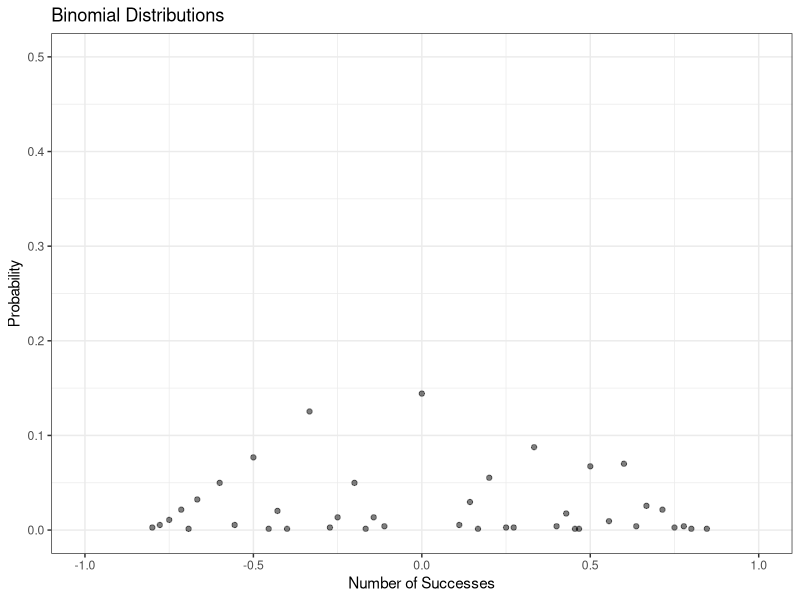
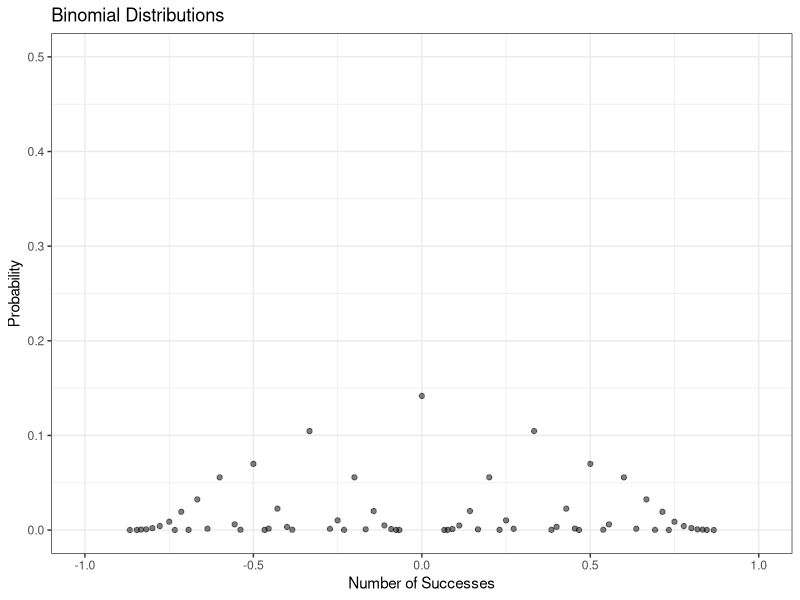
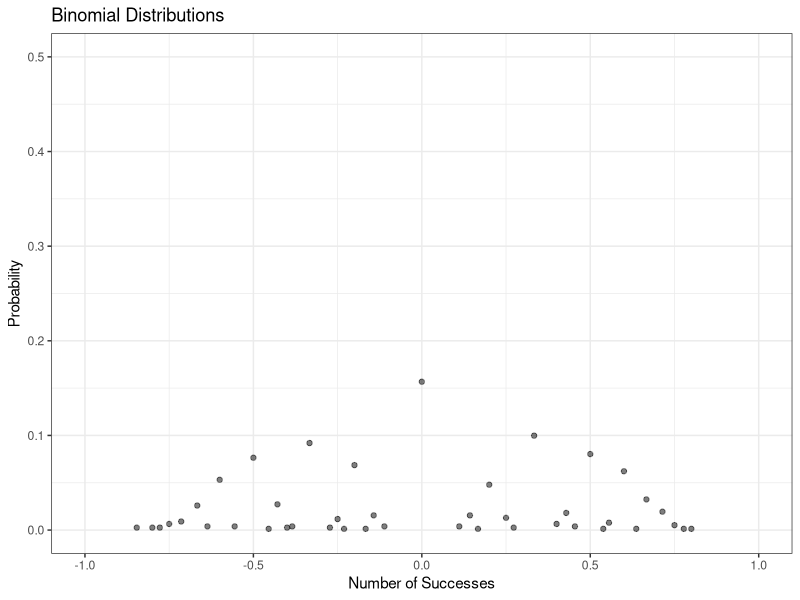
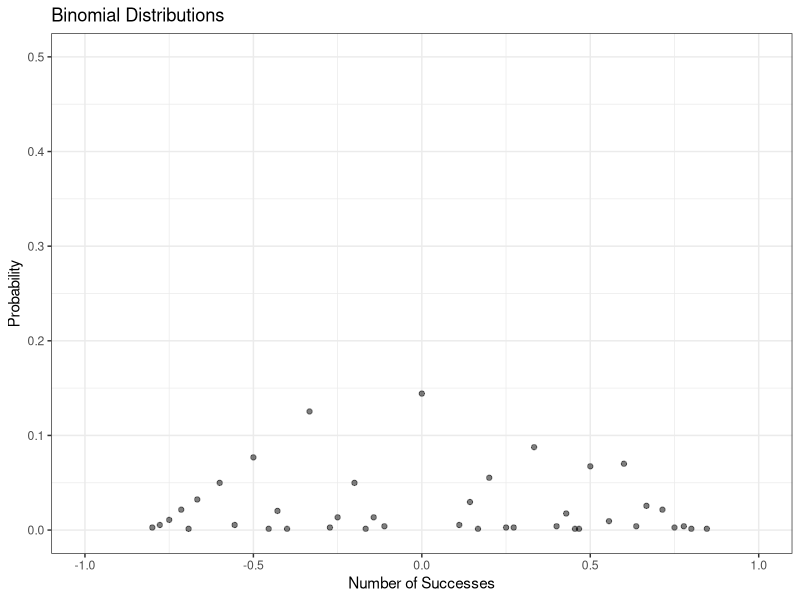
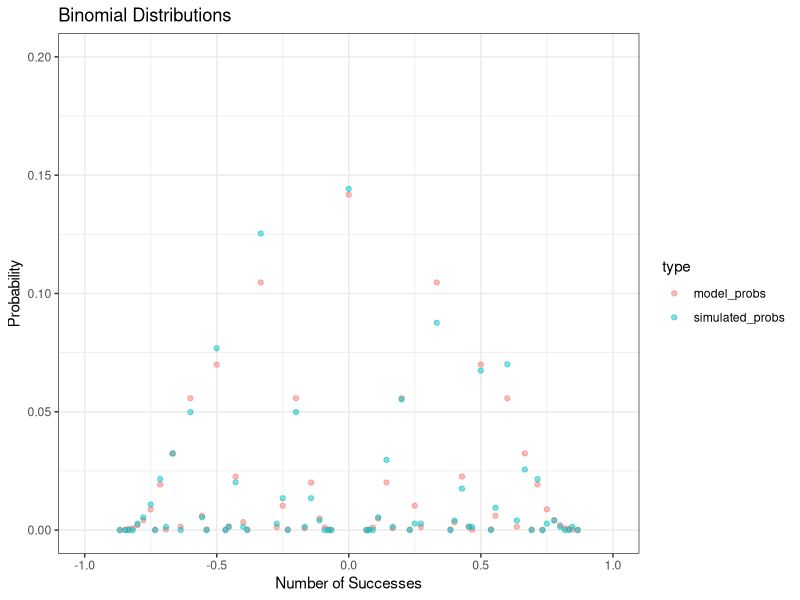
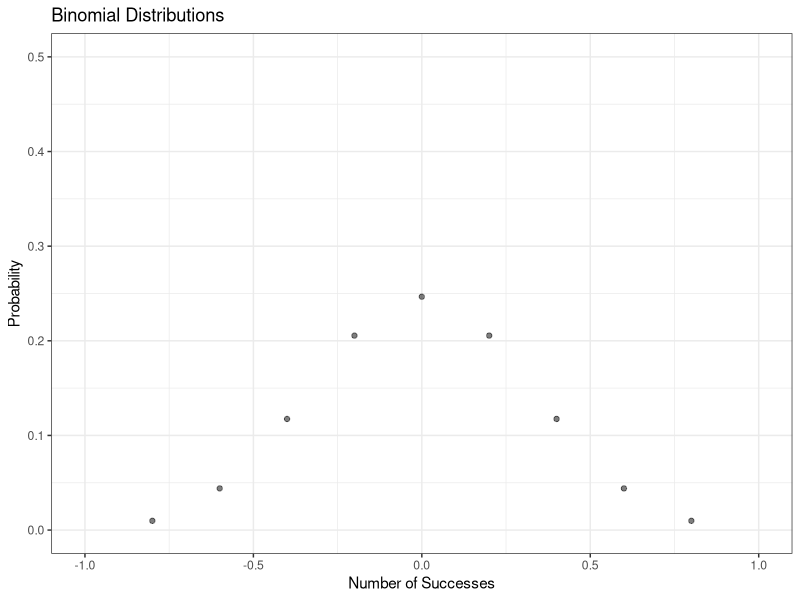
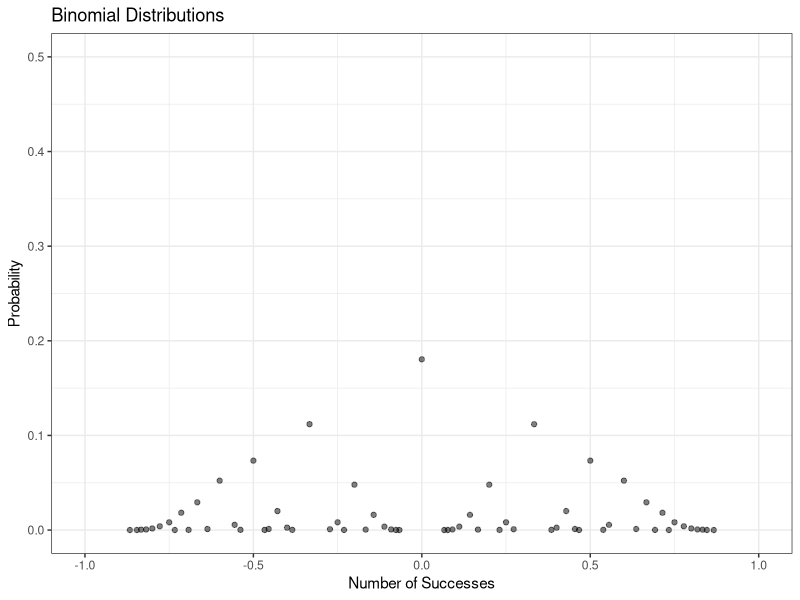

These figures' R source, in order: (Note: this script raises an error after producing the figures.)
## ---- chunk 1
max_depth <- 200
average_pois <- 5
number_of_sites <- 1000

read_depth_pos <- seq(2,max_depth)
pois_distr <- dpois(read_depth_pos,average_pois)

read_depth_disrt_pois <- sample(read_depth_pos,number_of_sites,replace = TRUE, prob = pois_distr)
as.data.frame(table(read_depth_disrt_pois))


## ---- chunk 2
max_depth <- 200
average_exp <- 4
number_of_sites <- 1000

read_depth_exp <- seq(2,max_depth)
exp_distr <- dexp(read_depth_exp,1/average_exp)


read_depth_distr_exp <- sample(read_depth_exp,number_of_sites,replace = TRUE, prob = exp_distr)
read_depth_distr_exp <- ceiling(rexp(number_of_sites,1/average_exp)) + 1

as.data.frame(table(read_depth_distr_exp))

## ---- chunk 3
pois_distr_gen <- function(max_depth,average_pois, number_of_sites, min_depth = 2){
  read_depth_pos <- seq(min_depth,max_depth)
  pois_distr <- dpois(read_depth_pos,average_pois)
  
  read_depth_disrt_pois <- sample(read_depth_pos,number_of_sites,replace = TRUE, prob = pois_distr)
  
  return(read_depth_disrt_pois)
}
## ---- chunk 4
pois_distr_gen(500, 10, 100)
## ---- chunk 5
snp_simulator_2n_4n <- function(current_ploidy, read_depth_table,central_prop = 0) {
  
  read_depth_table <- as.data.frame(table(read_depth_table))
  read_depth_table$read_depth_table <- as.numeric(as.character(read_depth_table$read_depth_table))

  # Define biallelic frequencies for different ploidies
  biallelic_freqs_diploid <- list(c(0.5, 0.5))
  biallelic_freqs_triploid <- list(c(1/3, 2/3))
  biallelic_freqs_tetraploid <- list(c(0.5,0.5),c(0.25, 0.75))
  

  # Get corresponding biallelic frequencies
  if (current_ploidy == 2) {
    biallelic_freqs <- biallelic_freqs_diploid
    all_props <- snp_gen_non_tetraploid(biallelic_freqs, read_depth_table)
  } else if (current_ploidy == 3) {
    biallelic_freqs <- biallelic_freqs_triploid
    all_props <- snp_gen_non_tetraploid(biallelic_freqs, read_depth_table)
  } else if (current_ploidy == 4){
    biallelic_freqs <- biallelic_freqs_tetraploid
    all_props <- snp_gen_tetraploid(biallelic_freqs, read_depth_table,central_prop)
  }
  colnames(all_props) <- c("read_depth","reads_a","reads_b","prop_a","prop_b")
  all_props$prop_diff <- all_props$prop_a - all_props$prop_b
  return(all_props)
}


snp_gen_non_tetraploid <- function(biallelic_freqs, read_depth_table) {
  # Initialize empty matrix to store allele proportions
  #all_props <- matrix(nrow = n_sites, ncol = 5)
  all_props <- data.frame()
  
  # Simulate for each SNP site
  for (i in 1:nrow(read_depth_table)) {
    read_depth <- read_depth_table[i,1]
    read_depth_freq <- read_depth_table[i,2]
    #print(biallelic_freqs[[1]])
    
    for (site in 1:read_depth_freq) {
      # Sample alleles based on frequencies
      alleles <- sample(c("A", "B"), size = read_depth, prob = biallelic_freqs[[1]], replace = TRUE)
      
      alleles_a <- sum(alleles == "A")
      alleles_b <- sum(alleles == "B")
      
      # Estimate allele proportions
      prop_a <- alleles_a / read_depth
      prop_b <- alleles_b / read_depth  
      
      all_props <- rbind(all_props,c(read_depth,alleles_a,alleles_b,prop_a, prop_b))
    }
  }
  # Return allele proportions
  return(all_props)
}


snp_gen_tetraploid <- function(biallelic_freqs, read_depth_table, central_prop) {
  # Initialize empty matrix to store allele proportions
  #all_props <- matrix(nrow = n_sites, ncol = 5)
  
  out_ward_prop <- (1-central_prop)
  all_props <- data.frame()
  
  # Simulate for each SNP site
  for (i in 1:nrow(read_depth_table)) {
    read_depth <- read_depth_table[i,1]
    read_depth_freq <- read_depth_table[i,2]
    
    biallelic_type_tbl <- table(sample(c("c", "o"), size = read_depth_freq, prob = c(central_prop,out_ward_prop), replace = TRUE))
    
    read_depth_c <- biallelic_type_tbl["c"]
    read_depth_o <- biallelic_type_tbl["o"]
    #print(biallelic_freqs[[1]])
    
    if (!is.na(read_depth_c)) {
      for (site in 1:read_depth_c) {
        # Sample alleles based on frequencies
        alleles <- sample(c("A", "B"), size = read_depth, prob = biallelic_freqs[[1]], replace = TRUE)
        
        alleles_a <- sum(alleles == "A")
        alleles_b <- sum(alleles == "B")
        
        # Estimate allele proportions
        prop_a <- alleles_a / read_depth
        prop_b <- alleles_b / read_depth  
        
        all_props <- rbind(all_props,c(read_depth,alleles_a,alleles_b,prop_a, prop_b))
      }
    }
    #print(!is.na(read_depth_o))
    if (!is.na(read_depth_o)) {
      for (site in 1:read_depth_o) {
        # Sample alleles based on frequencies
        alleles <- sample(c("A", "B"), size = read_depth, prob = biallelic_freqs[[2]], replace = TRUE)
        
        alleles_a <- sum(alleles == "A")
        alleles_b <- sum(alleles == "B")
        
        # Estimate allele proportions
        prop_a <- alleles_a / read_depth
        prop_b <- alleles_b / read_depth  
        
        all_props <- rbind(all_props,c(read_depth,alleles_a,alleles_b,prop_a, prop_b))
      }
    }
  }
  # Return allele proportions
  return(all_props)
}

simulation_table_gen <- function(current_ploidy, read_depth_distrib, central_prop){
  
  simulation_table <- snp_simulator_2n_4n(current_ploidy, read_depth_distrib,central_prop)
  
  inversion_vector <- sample(c(-1,1), size = length(simulation_table$prop_diff),replace = TRUE)
  simulation_table$prop_diff <- simulation_table$prop_diff * inversion_vector
  
  simulation_test_table <- as.data.frame(table(simulation_table$prop_diff))
  simulation_test_table$Var1 <- as.numeric(as.character(simulation_test_table$Var1))
  
  simulation_test_table <- simulation_test_table[!(simulation_test_table$Var1 %in% c(-1,1)),]
  
  simulation_test_table$probs <- simulation_test_table$Freq/sum(simulation_test_table$Freq)
  
  return(simulation_test_table)
  }

## ---- chunk 6
max_depth <- 200
average_pois <- 5
number_of_sites <- 1000

read_depth_pos <- seq(2,max_depth)
pois_distr <- dpois(read_depth_pos,average_pois)

read_depth_disrt_pois <- sample(read_depth_pos,number_of_sites,replace = TRUE, prob = pois_distr)
#as.data.frame(table(read_depth_disrt_pois))

pois_depth_distr <- as.data.frame(table(read_depth_disrt_pois))
pois_depth_distr$read_depth_disrt_pois <- as.numeric(as.character(pois_depth_distr$read_depth_disrt_pois))
pois_depth_distr
## ---- chunk 7
current_ploidy <- 4
read_depth_table <- read_depth_disrt_pois
central_prop <- 0.2

tetraplod_test <- snp_simulator_2n_4n(current_ploidy, read_depth_table,central_prop)

inversion_vector <- sample(c(-1,1), size = length(tetraplod_test$prop_diff),replace = TRUE)
tetraplod_test$prop_diff <- tetraplod_test$prop_diff * inversion_vector

tetraplod_test_table <- as.data.frame(table(tetraplod_test$prop_diff))
tetraplod_test_table$Var1 <- as.numeric(as.character(tetraplod_test_table$Var1))

tetraplod_test_table <- tetraplod_test_table[!(tetraplod_test_table$Var1 %in% c(-1,1)),]

tetraplod_test_table$probs <- tetraplod_test_table$Freq/sum(tetraplod_test_table$Freq)



## ---- chunk 8

library(ggplot2)


# Plot the distributions
ggplot(tetraplod_test_table, aes(x = Var1, y = probs)) +
  geom_point(alpha = 0.5) +  # Line for first distribution  
  labs(title = "Binomial Distributions", 
       x = "Number of Successes", 
       y = "Probability") +
  xlim(-1,1) + 
  ylim(0,0.5) +
  #scale_x_continuous(breaks = seq(0, max(c(n1, n2)), 5)) +  # Adjust x-axis breaks for clarity
  theme_bw()  # Use black and white theme

## ---- chunk 9
compute_base_probability_table <- function(max_read_depth,peak_probs_list){
  
  probability_table <- data.frame()
  
  for (read_depth in c(2:max_read_depth)){
    for (peak_prob_name in names(peak_probs_list)){
      data_r <-restricted_freq_distr_viable(read_depth, peak_probs_list[[peak_prob_name]])
      data_r$peak_type <- peak_prob_name
      #data_r$read_depth <- read_depth
      probability_table <- rbind(probability_table, data_r)
    }
  }
  return(probability_table)
}



restricted_freq_distr_viable <- function(read_depth, peak_probs){
  reads_a <- seq(1,read_depth-1,1)
  reads_b <- seq(read_depth-1,1,-1)
  
  # Strong future optimization of this double binom estimation 
  read_binom_probs_a <- dbinom(reads_a,size = read_depth, prob = peak_probs[1])
  read_binom_probs_b <- dbinom(reads_a,size = read_depth, prob = peak_probs[2])
  
  final_freqs <- (reads_a - reads_b) / read_depth
  
  final_freqs_probs <- (read_binom_probs_a + read_binom_probs_b ) / (sum(read_binom_probs_a,read_binom_probs_b))
  
  final_df <- data.frame(read_depth = read_depth, reads_a = reads_a , reads_b = reads_b,freqs = final_freqs, probs = final_freqs_probs)
  
  return(final_df)
  
}

compute_pmf_probs_4n <- function(base_prob_table, read_depth_distr, central_prop, ploidy_peak_types){
  read_depth_table <- as.data.frame(table(read_depth_distr))
  read_depth_table$depth_prob <- read_depth_table$Freq / sum(read_depth_table$Freq) 
  
  out_ward_prop <- (1-central_prop)
  
  filtered_base_table <- base_prob_table[(base_prob_table$read_depth %in% read_depth_table$read_depth_distr) &
                                         (base_prob_table$peak_type %in% ploidy_peak_types),]
  
  
  filtered_base_table[filtered_base_table$peak_type == "0.5_0.5",c("probs")] <- filtered_base_table[filtered_base_table$peak_type == "0.5_0.5",c("probs")] * central_prop

  filtered_base_table[filtered_base_table$peak_type == "0.25_0.75",c("probs")] <- filtered_base_table[filtered_base_table$peak_type == "0.25_0.75",c("probs")] * out_ward_prop
  
  
  filtered_base_table <- merge(filtered_base_table, read_depth_table, by.x = "read_depth", by.y = "read_depth_distr", all.x = TRUE)
  
  filtered_base_table$corrected_probs <- filtered_base_table$probs * filtered_base_table$depth_prob
  
  final_weights <- aggregate(corrected_probs ~ freqs, filtered_base_table, FUN = sum)
  
  # I rest 1 at the end because read depths of 1 get ignored.....
  #final_weights$probs <- final_weights$probs / (length(read_depth_table$read_depth_distr))
  
  return(final_weights)
}

compute_pmf_probs_2n_3n <- function(base_prob_table, read_depth_distr, ploidy_peak_types){
  read_depth_table <- as.data.frame(table(read_depth_distr))
  read_depth_table$depth_prob <- read_depth_table$Freq / sum(read_depth_table$Freq) 
  
  filtered_base_table <- base_prob_table[(base_prob_table$read_depth %in% read_depth_table$read_depth_distr) &
                                         (base_prob_table$peak_type %in% ploidy_peak_types),]
  
  filtered_base_table <- merge(filtered_base_table, read_depth_table, by.x = "read_depth", by.y = "read_depth_distr", all.x = TRUE)
  
  filtered_base_table$corrected_probs <- filtered_base_table$probs * filtered_base_table$depth_prob
  
  final_weights <- aggregate(corrected_probs ~ freqs, filtered_base_table, FUN = sum)
  
  return(final_weights)
}

generate_model_aggregate_func <- function(base_prob_table, current_ploidy, read_depth_distr,central_prop = 0){


  if (current_ploidy == 2) {
    ploidy_peak_types <- c("0.5_0.5")
    model_pmf_weights <- compute_pmf_probs_2n_3n(base_prob_table, read_depth_distr, ploidy_peak_types)
  } else if (current_ploidy == 3) {
    ploidy_peak_types <- c("0.33_0.66")
    model_pmf_weights <- compute_pmf_probs_2n_3n(base_prob_table, read_depth_distr, ploidy_peak_types)
  } else if (current_ploidy == 4){
    ploidy_peak_types <- c("0.25_0.75","0.5_0.5")
    model_pmf_weights <- compute_pmf_probs_4n(base_prob_table, read_depth_distr, central_prop, ploidy_peak_types)
  }
   return(model_pmf_weights)
}

simple_pmf_function <- function(x, final_pmf_weights){
  if (x %in% final_pmf_weights$freqs){
    return(final_pmf_weights[final_pmf_weights$freqs == x, c("probs")])
  }else{
    return(0)
  }
}

modified_pmf_function <- 

simple_cdf_func <- function(x,weights) {
  # Check if weights is a data frame with columns 'freqs' and 'probs'
  if (!all(c("freqs", "probs") %in% names(weights))) {
    stop("weights must be a data frame with columns 'freqs' and 'probs'")
  }
  
  # Sort weights by 'freqs' in ascending order
  weights <- weights[order(weights$freqs), ]

  
  cdf_probs <-c()
  
  for (val in x){
    #print(val)
    # Initialize cumulative probability
    cdf <- 0
    # Loop through weights and calculate cumulative sum
    for (i in 1:nrow(weights)) {
      if (weights$freqs[i] <= val) {
        cdf <- cdf + weights$probs[i]
      } else {
        cdf_probs <- c(cdf_probs,cdf)
        break  # Stop iterating when freqs exceed x
      }
    }
    #print("Precheck")
    #print(weights$freqs[-1])
    if (val >= tail(weights$freqs,n=1)){
      cdf_probs <- c(cdf_probs,1)       
    }
  }
  return(cdf_probs)
}
## ---- chunk 10
max_read_depth <- 500
peak_probs_list <- list("0.25_0.75"= c(0.25,0.75),"0.5_0.5" = c(0.5,0.5), "0.33_0.66" = c(1/3,2/3))

base_probability_test <- compute_base_probability_table(max_read_depth,peak_probs_list)
## ---- chunk 11
#read_depth_distr <- ceiling(rexp(1000,1/4)) + 1
#read_depth_distr <- read_depth_disrt_pois
read_depth_distr <- tetraplod_test[!(tetraplod_test$prop_diff %in% c(-1,1)),"read_depth"]

central_prop <- 0.2
tetraplod_peak_types <- c("0.25_0.75","0.5_0.5")

final_pmf_weights_test <- compute_pmf_probs_4n(base_probability_test, read_depth_distr, central_prop, tetraplod_peak_types)
sum(final_pmf_weights_test$corrected_probs)
## ---- chunk 12
# Plot the distributions
ggplot(final_pmf_weights_test, aes(x = freqs, y = corrected_probs)) +
  geom_point(alpha = 0.5) +  # Line for first distribution  
  labs(title = "Binomial Distributions", 
       x = "Number of Successes", 
       y = "Probability") +
  xlim(-1,1) + 
  ylim(0,0.5) +
  #scale_x_continuous(breaks = seq(0, max(c(n1, n2)), 5)) +  # Adjust x-axis breaks for clarity
  theme_bw()  # U
## ---- chunk 13
size <- 772

#sampled_freqs <- c(final_pmf_weights_test$freqs,-1,1)
#sampled_probs <- c((final_pmf_weights_test$corrected_probs)*0.8,0.1,0.1)

sampled_freqs <- c(final_pmf_weights_test$freqs)
sampled_probs <- c((final_pmf_weights_test$corrected_probs))


sample_from_theo <- sample(sampled_freqs, size = size, replace = TRUE, prob = sampled_probs)

sample_from_theo_tbl <- as.data.frame(table(sample_from_theo))
sample_from_theo_tbl$probs <- sample_from_theo_tbl$Freq/sum(sample_from_theo_tbl$Freq)

sample_from_theo_tbl$freqs <- as.numeric(as.character(sample_from_theo_tbl$sample_from_theo))

## ---- chunk 14
# Plot the distributions
ggplot(sample_from_theo_tbl, aes(x = freqs, y = probs)) +
  geom_point(alpha = 0.5) +  # Line for first distribution  
  labs(title = "Binomial Distributions", 
       x = "Number of Successes", 
       y = "Probability") +
  xlim(-1,1) + 
  ylim(0,0.5) +
  #scale_x_continuous(breaks = seq(0, max(c(n1, n2)), 5)) +  # Adjust x-axis breaks for clarity
  theme_bw()  # U
## ---- chunk 15
# Plot the distributions
ggplot(tetraplod_test_table, aes(x = Var1, y = probs)) +
  geom_point(alpha = 0.5) +  # Line for first distribution  
  labs(title = "Binomial Distributions", 
       x = "Number of Successes", 
       y = "Probability") +
  xlim(-1,1) + 
  ylim(0,0.5) +
  #scale_x_continuous(breaks = seq(0, max(c(n1, n2)), 5)) +  # Adjust x-axis breaks for clarity
  theme_bw()  # Use black and white theme

## ---- chunk 16

model_simu_merge <- merge(final_pmf_weights_test, tetraplod_test_table, by.x = "freqs", by.y = "Var1", all.x = TRUE)
## ---- chunk 17

merge_with_tol <- function(model_pmf, simulation_pmf, tolerance) {
  
  myDists <- outer(model_pmf$freqs, simulation_pmf$sim_freqs, FUN=function(x, y) abs(x - y))
  matches <- which(myDists <= tolerance, arr.ind=TRUE)
  #print(matches)
  #print(c(length(matches[,"col"]),length(simulation_pmf$sim_freqs)))
  if (length(matches[,"col"]) < length(simulation_pmf$sim_freqs)){
    print("missing fractions in sim_pmf")
  }
  
  model_pmf[,colnames(simulation_pmf)] <- NA
  model_pmf[,"probs"] <- 0
  
  model_pmf[matches[,"row"], colnames(simulation_pmf)] <- simulation_pmf[matches[,"col"],]
  
  return(model_pmf)
}

## ---- chunk 18
colnames(tetraplod_test_table) <- c("sim_freqs", "Freq", "probs")

model_simu_merge <- merge_with_tol(final_pmf_weights_test, tetraplod_test_table, tolerance = 1e-10)

plot_mod_simu_merge <- model_simu_merge[,c("freqs", "corrected_probs")]
colnames(plot_mod_simu_merge) <- c("freqs", "probs")
plot_mod_simu_merge$type <- "model_probs"

simu_pdf_corr <- model_simu_merge[,c("freqs", "probs")]
simu_pdf_corr$type <- "simulated_probs"

plot_mod_simu_merge <- rbind(plot_mod_simu_merge, simu_pdf_corr)


## ---- chunk 19
ggplot(plot_mod_simu_merge, aes(x = freqs, y = probs, color = type)) +
  geom_point(alpha = 0.5) +  # Line for first distribution  
  labs(title = "Binomial Distributions", 
       x = "Number of Successes", 
       y = "Probability") +
  xlim(-1,1) + 
  ylim(0,0.2) +
  #scale_x_continuous(breaks = seq(0, max(c(n1, n2)), 5)) +  # Adjust x-axis breaks for clarity
  theme_bw()  # Use black and white theme

## ---- chunk 20

read_depth_distr <- rep(10,1000)
ploidy = 2

test_aggregate_model <- generate_model_aggregate_func(base_probability_test, ploidy, read_depth_distr)

## ---- chunk 21
# Plot the distributions
ggplot(test_aggregate_model, aes(x = freqs, y = corrected_probs)) +
  geom_point(alpha = 0.5) +  # Line for first distribution  
  labs(title = "Binomial Distributions", 
       x = "Number of Successes", 
       y = "Probability") +
  xlim(-1,1) + 
  ylim(0,0.5) +
  #scale_x_continuous(breaks = seq(0, max(c(n1, n2)), 5)) +  # Adjust x-axis breaks for clarity
  theme_bw()  # U
## ---- chunk 22
read_depth_distr <- rep(4,1000)
ploidy = 4
central_prop = 0.1

test_aggregate_model <- generate_model_aggregate_func(base_probability_test, ploidy, read_depth_disrt_pois, central_prop)

## ---- chunk 23
# Plot the distributions
ggplot(test_aggregate_model, aes(x = freqs, y = corrected_probs)) +
  geom_point(alpha = 0.5) +  # Line for first distribution  
  labs(title = "Binomial Distributions", 
       x = "Number of Successes", 
       y = "Probability") +
  xlim(-1,1) + 
  ylim(0,0.5) +
  #scale_x_continuous(breaks = seq(0, max(c(n1, n2)), 5)) +  # Adjust x-axis breaks for clarity
  theme_bw()  # U
## ---- chunk 24
error_model_sim <- function(final_pmf_weights_test,sim_table){
  colnames(sim_table) <- c("sim_freqs", "Freq", "probs")
  model_simu_merge <- merge_with_tol(final_pmf_weights_test, sim_table, tolerance = 1.5e-8)
  
  #print(model_simu_merge)
  
  model_error <- sum(abs(model_simu_merge$corrected_probs-model_simu_merge$probs))
  return(model_error)
}
## ---- chunk 25
error_model_sim(test_aggregate_model, tetraplod_test_table)
## ---- chunk 26


optim_func_4n <- function(central_prop, base_probability_table = base_probability_test, read_depth_distrib = read_depth_distr_test, sim_table = simulation_table){

  final_pmf_weights_test <- compute_pmf_probs_4n(base_probability_table, read_depth_distrib, central_prop)
  
  colnames(sim_table) <- c("sim_freqs", "Freq", "probs")
  model_simu_merge <- merge_with_tol(final_pmf_weights_test, sim_table, tolerance = 1e-12)
  
  #print(model_simu_merge)
  
  model_error <- sum(abs(model_simu_merge$corrected_probs-model_simu_merge$probs))
  return(model_error)
}

read_depth_distr_test <- read_depth_distr
simulation_table <- tetraplod_test_table
optim_func_4n(central_prop = 0.8)
## ---- chunk 27
optim(0.5, optim_func_4n,method= "L-BFGS-B" ,lower = 0, upper = 1)
## ---- chunk 28
max_depth <- 200
average_pois <- 15
number_of_sites <- 2000

read_depth_pos <- seq(2,max_depth)
pois_distr <- dpois(read_depth_pos,average_pois)

read_depth_disrt_pois <- sample(read_depth_pos,number_of_sites,replace = TRUE, prob = pois_distr)
#as.data.frame(table(read_depth_disrt_pois))

#pois_depth_distr <- as.data.frame(table(read_depth_disrt_pois))
#pois_depth_distr$read_depth_disrt_pois <- as.numeric(as.character(pois_depth_distr$read_depth_disrt_pois))

current_ploidy <- 3
central_prop <- 0.8

sim_table_02 <- simulation_table_gen(current_ploidy, read_depth_disrt_pois, central_prop)
## ---- chunk 29
read_depth_distr_test <- read_depth_disrt_pois
simulation_table <- sim_table_02
optim_func_4n(central_prop = 0.2)
## ---- chunk 30
read_depth_distr_test <- read_depth_disrt_pois
simulation_table <- sim_table_02
optim(0.5, optim_func_4n,method= "L-BFGS-B" ,lower = 0, upper = 1)
## ---- chunk 31
experiment_func <- function(){
  max_depth <- 200
  ploidies_sim <- c(2)
  averages_poisson <- c(5)
  site_numbers <- c(1000)
  c_value < 0.5
  reps <- 100
  
  for (ploidy in ploidies_sim){
    for (possion_avg in averages_poisson){
      for (site_number in site_numbers){
        for (i in c()){
          if (ploidy == 4){
            # read_depth_gen
            read_depth_disrt_pois <- pois_distr_gen(max_depth,possion_avg, site_number)
            sim_table <- simulation_table_gen(ploidy, read_depth_disrt_pois, c_value)
          }else{
            # read_depth_gen
            read_depth_disrt_pois <- pois_distr_gen(max_depth,possion_avg, site_number)
            sim_table <- simulation_table_gen(ploidy, read_depth_disrt_pois, central_prop = 0) 
          }
          
          # Model stuff
          
        }
      }
    }
  }
}

model_plodies_evaluator <- function(sim_table){
  for (ploidy in c(2,3,4)){
    
  }
}
